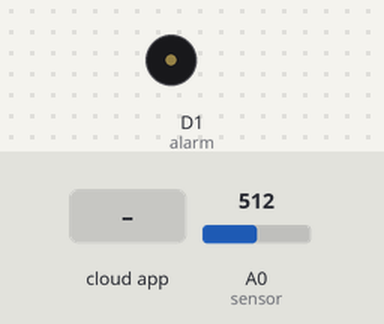
Bench run of a sketch on a simulated ESP8266 (NodeMCU). Shown: buzzer (waves = sounding). Inputs (shaded band) come from the test bench; at power-on: A0 (sensor) = 512. WiFi joins after 1.5 s; servers stay silent unless stated; the Firebase database answers and starts empty; what the sketch prints to the serial monitor is not drawn.

Above: at 2.7 s.
2.8 s: A0 (sensor) set to 986
8.1 s: A0 (sensor) set to 1018
At 12.7 s:
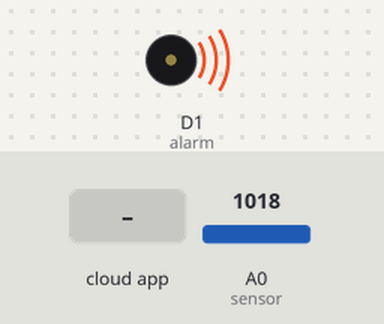
18.9 s: the phone or cloud app sets alarm to iskljucen
At 19.8 s:
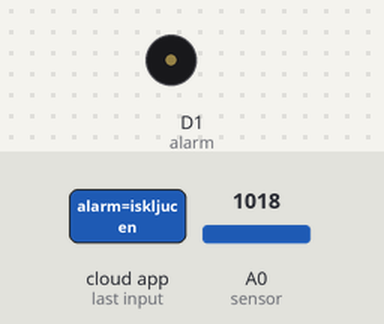
Timing chart, 0 to 21.9 s (numbered marks = the images above; inputs shaded):
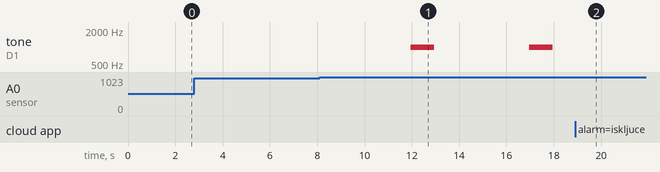

Measured:
- the behaviour switches between 999 and 1000 on A0 (sensor) (found by bisection; images 0 and 1)
- after the input at 2.8 s, every drawn part: stays the same
- after the input at 8.1 s, tone on D1 (alarm): alternates 1000 Hz for 1.0 s and silent for 4.0 s, starting after 3.9 s
- after the input at 18.9 s, tone on D1 (alarm): stops changing and stays silent

The sketch:

Svjetlarm.ino
```cpp
#include <Arduino.h>
#include <ESP8266WiFi.h>
#include <Firebase_ESP_Client.h>
#include "addons/TokenHelper.h"
#include "addons/RTDBHelper.h"

#define WIFI_SSID "YOUR_WIFI"
#define WIFI_PASSWORD "YOUR_WIFI_PASSWORD"
#define API_KEY "AIzaSyCYCqDwxkw8Zs5CxOoECtbTFa0sTO6dSeM"
#define DATABASE_URL "https://svjetlarm-2f17c-default-rtdb.europe-west1.firebasedatabase.app/"

FirebaseData fbdo;
FirebaseAuth auth;
FirebaseConfig config;

unsigned long sendDataPrevMillis = 0;
bool signupOK = false;
int sensor = A0;
int alarm = D1;

void setup(){
  Serial.begin(115200);
  WiFi.begin(WIFI_SSID, WIFI_PASSWORD);
  Serial.print("Connecting to Wi-Fi");
  while (WiFi.status() != WL_CONNECTED){
    Serial.print(".");
    delay(300);
  }
  Serial.println();
  Serial.print("Connected with IP: ");
  Serial.println(WiFi.localIP());
  Serial.println();

  config.api_key = API_KEY;
  config.database_url = DATABASE_URL;

  /* Sign up */
  if (Firebase.signUp(&config, &auth, "", "")){
    Serial.println("ok");
    signupOK = true;
  }
  else{
    Serial.printf("%s\n", config.signer.signupError.message.c_str());
  }

  /* Assign the callback function for the long running token generation task */
  config.token_status_callback = tokenStatusCallback;

  Firebase.begin(&config, &auth);
  Firebase.reconnectWiFi(true);
  pinMode(sensor, INPUT);
  pinMode(alarm, OUTPUT);

}

void loop(){
  if (Firebase.ready() && signupOK && (millis() - sendDataPrevMillis > 5000 || sendDataPrevMillis == 0)){
    sendDataPrevMillis = millis();
     // Read sensor data
     int pirValue = analogRead(sensor);
     Serial.println(pirValue);
     Firebase.RTDB.setInt(&fbdo, "test/pirValue", pirValue);
     if(pirValue > 999 && Firebase.RTDB.getInt(&fbdo, "test/systemOn")) {
        if(Firebase.RTDB.getString(&fbdo, "test/alarm") && fbdo.stringData() != "iskljucen") {
          tone(alarm, 1000);
          delay(1000);
          noTone(alarm);
          delay(1000);
          Serial.println("pisti");
        }
      }

      if (Firebase.RTDB.getString(&fbdo, "test/alarm") && fbdo.stringData() == "iskljucen") {
        noTone(alarm);
        Serial.println("alarm iskljucen");
     }
  }
}
```
